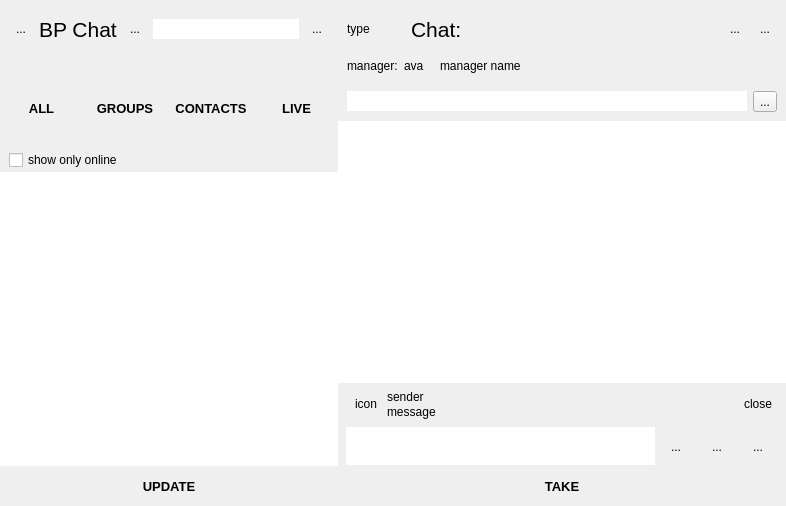
<?xml version="1.0" encoding="UTF-8"?>
<ui version="4.0">
 <class>MainWidget</class>
 <widget class="QWidget" name="MainWidget">
  <property name="geometry">
   <rect>
    <x>0</x>
    <y>0</y>
    <width>786</width>
    <height>506</height>
   </rect>
  </property>
  <property name="windowTitle">
   <string>BP Chat</string>
  </property>
  <layout class="QVBoxLayout" name="verticalLayout_4">
   <property name="leftMargin">
    <number>0</number>
   </property>
   <property name="topMargin">
    <number>0</number>
   </property>
   <property name="rightMargin">
    <number>0</number>
   </property>
   <property name="bottomMargin">
    <number>0</number>
   </property>
   <item>
    <widget class="QStackedWidget" name="stackedWidget">
     <widget class="QWidget" name="mainPage">
      <property name="autoFillBackground">
       <bool>true</bool>
      </property>
      <layout class="QVBoxLayout" name="verticalLayout_3">
       <property name="leftMargin">
        <number>0</number>
       </property>
       <property name="topMargin">
        <number>0</number>
       </property>
       <property name="rightMargin">
        <number>0</number>
       </property>
       <property name="bottomMargin">
        <number>0</number>
       </property>
       <item>
        <widget class="QSplitter" name="mainSplitter">
         <property name="autoFillBackground">
          <bool>true</bool>
         </property>
         <property name="orientation">
          <enum>Qt::Horizontal</enum>
         </property>
         <property name="handleWidth">
          <number>0</number>
         </property>
         <widget class="QWidget" name="leftWidget" native="true">
          <property name="minimumSize">
           <size>
            <width>300</width>
            <height>0</height>
           </size>
          </property>
          <layout class="QVBoxLayout" name="verticalLayout">
           <property name="spacing">
            <number>0</number>
           </property>
           <property name="leftMargin">
            <number>0</number>
           </property>
           <property name="topMargin">
            <number>0</number>
           </property>
           <property name="rightMargin">
            <number>0</number>
           </property>
           <property name="bottomMargin">
            <number>0</number>
           </property>
           <item>
            <widget class="QStackedWidget" name="leftStackedWidget">
             <widget class="QWidget" name="chatsListPage">
              <layout class="QVBoxLayout" name="verticalLayout_5">
               <property name="spacing">
                <number>0</number>
               </property>
               <property name="leftMargin">
                <number>0</number>
               </property>
               <property name="topMargin">
                <number>0</number>
               </property>
               <property name="rightMargin">
                <number>0</number>
               </property>
               <property name="bottomMargin">
                <number>0</number>
               </property>
               <item>
                <widget class="QWidget" name="mainToolbar" native="true">
                 <property name="minimumSize">
                  <size>
                   <width>0</width>
                   <height>58</height>
                  </size>
                 </property>
                 <property name="autoFillBackground">
                  <bool>true</bool>
                 </property>
                 <layout class="QHBoxLayout" name="horizontalLayout">
                  <property name="spacing">
                   <number>6</number>
                  </property>
                  <property name="leftMargin">
                   <number>9</number>
                  </property>
                  <property name="topMargin">
                   <number>0</number>
                  </property>
                  <property name="rightMargin">
                   <number>9</number>
                  </property>
                  <property name="bottomMargin">
                   <number>0</number>
                  </property>
                  <item>
                   <widget class="QToolButton" name="settingsButton">
                    <property name="text">
                     <string>...</string>
                    </property>
                    <property name="iconSize">
                     <size>
                      <width>26</width>
                      <height>26</height>
                     </size>
                    </property>
                    <property name="autoRaise">
                     <bool>true</bool>
                    </property>
                   </widget>
                  </item>
                  <item>
                   <layout class="QVBoxLayout" name="verticalLayout_7">
                    <property name="spacing">
                     <number>0</number>
                    </property>
                    <property name="rightMargin">
                     <number>0</number>
                    </property>
                    <item>
                     <widget class="QLabel" name="toolBarLabel">
                      <property name="font">
                       <font>
                        <family>Arial</family>
                        <pointsize>16</pointsize>
                        <weight>50</weight>
                        <bold>false</bold>
                       </font>
                      </property>
                      <property name="text">
                       <string>BP Chat</string>
                      </property>
                     </widget>
                    </item>
                   </layout>
                  </item>
                  <item>
                   <widget class="QToolButton" name="findCancelButton">
                    <property name="text">
                     <string>...</string>
                    </property>
                    <property name="iconSize">
                     <size>
                      <width>26</width>
                      <height>26</height>
                     </size>
                    </property>
                    <property name="autoRaise">
                     <bool>true</bool>
                    </property>
                   </widget>
                  </item>
                  <item>
                   <widget class="QLineEdit" name="findLineEdit">
                    <property name="frame">
                     <bool>false</bool>
                    </property>
                   </widget>
                  </item>
                  <item>
                   <widget class="QToolButton" name="searchButton">
                    <property name="text">
                     <string>...</string>
                    </property>
                    <property name="iconSize">
                     <size>
                      <width>26</width>
                      <height>26</height>
                     </size>
                    </property>
                    <property name="autoRaise">
                     <bool>true</bool>
                    </property>
                   </widget>
                  </item>
                 </layout>
                </widget>
               </item>
               <item>
                <widget class="QWidget" name="filtersLayoutWidget" native="true">
                 <property name="minimumSize">
                  <size>
                   <width>0</width>
                   <height>0</height>
                  </size>
                 </property>
                 <property name="autoFillBackground">
                  <bool>true</bool>
                 </property>
                 <layout class="QHBoxLayout" name="filtersLayout">
                  <property name="spacing">
                   <number>0</number>
                  </property>
                  <property name="leftMargin">
                   <number>0</number>
                  </property>
                  <property name="topMargin">
                   <number>10</number>
                  </property>
                  <property name="rightMargin">
                   <number>0</number>
                  </property>
                  <property name="bottomMargin">
                   <number>0</number>
                  </property>
                  <item>
                   <widget class="QToolButton" name="allButton">
                    <property name="sizePolicy">
                     <sizepolicy hsizetype="Minimum" vsizetype="Fixed">
                      <horstretch>0</horstretch>
                      <verstretch>0</verstretch>
                     </sizepolicy>
                    </property>
                    <property name="minimumSize">
                     <size>
                      <width>0</width>
                      <height>80</height>
                     </size>
                    </property>
                    <property name="font">
                     <font>
                      <family>Arial</family>
                      <pointsize>10</pointsize>
                      <weight>75</weight>
                      <bold>true</bold>
                     </font>
                    </property>
                    <property name="text">
                     <string>ALL</string>
                    </property>
                    <property name="iconSize">
                     <size>
                      <width>26</width>
                      <height>26</height>
                     </size>
                    </property>
                    <property name="toolButtonStyle">
                     <enum>Qt::ToolButtonTextUnderIcon</enum>
                    </property>
                    <property name="autoRaise">
                     <bool>true</bool>
                    </property>
                   </widget>
                  </item>
                  <item>
                   <widget class="QToolButton" name="groupsButton">
                    <property name="sizePolicy">
                     <sizepolicy hsizetype="Minimum" vsizetype="Fixed">
                      <horstretch>0</horstretch>
                      <verstretch>0</verstretch>
                     </sizepolicy>
                    </property>
                    <property name="minimumSize">
                     <size>
                      <width>0</width>
                      <height>80</height>
                     </size>
                    </property>
                    <property name="font">
                     <font>
                      <family>Arial</family>
                      <pointsize>10</pointsize>
                      <weight>75</weight>
                      <bold>true</bold>
                     </font>
                    </property>
                    <property name="text">
                     <string>GROUPS</string>
                    </property>
                    <property name="iconSize">
                     <size>
                      <width>26</width>
                      <height>26</height>
                     </size>
                    </property>
                    <property name="toolButtonStyle">
                     <enum>Qt::ToolButtonTextUnderIcon</enum>
                    </property>
                    <property name="autoRaise">
                     <bool>true</bool>
                    </property>
                   </widget>
                  </item>
                  <item>
                   <widget class="QToolButton" name="contactsButton">
                    <property name="sizePolicy">
                     <sizepolicy hsizetype="Minimum" vsizetype="Fixed">
                      <horstretch>0</horstretch>
                      <verstretch>0</verstretch>
                     </sizepolicy>
                    </property>
                    <property name="minimumSize">
                     <size>
                      <width>0</width>
                      <height>80</height>
                     </size>
                    </property>
                    <property name="font">
                     <font>
                      <family>Arial</family>
                      <pointsize>10</pointsize>
                      <weight>75</weight>
                      <bold>true</bold>
                     </font>
                    </property>
                    <property name="text">
                     <string>CONTACTS</string>
                    </property>
                    <property name="iconSize">
                     <size>
                      <width>26</width>
                      <height>26</height>
                     </size>
                    </property>
                    <property name="toolButtonStyle">
                     <enum>Qt::ToolButtonTextUnderIcon</enum>
                    </property>
                    <property name="autoRaise">
                     <bool>true</bool>
                    </property>
                   </widget>
                  </item>
                  <item>
                   <widget class="QToolButton" name="liveButton">
                    <property name="sizePolicy">
                     <sizepolicy hsizetype="Minimum" vsizetype="Fixed">
                      <horstretch>0</horstretch>
                      <verstretch>0</verstretch>
                     </sizepolicy>
                    </property>
                    <property name="minimumSize">
                     <size>
                      <width>0</width>
                      <height>80</height>
                     </size>
                    </property>
                    <property name="font">
                     <font>
                      <family>Arial</family>
                      <pointsize>10</pointsize>
                      <weight>75</weight>
                      <bold>true</bold>
                     </font>
                    </property>
                    <property name="text">
                     <string>LIVE</string>
                    </property>
                    <property name="iconSize">
                     <size>
                      <width>26</width>
                      <height>26</height>
                     </size>
                    </property>
                    <property name="toolButtonStyle">
                     <enum>Qt::ToolButtonTextUnderIcon</enum>
                    </property>
                    <property name="autoRaise">
                     <bool>true</bool>
                    </property>
                   </widget>
                  </item>
                 </layout>
                </widget>
               </item>
               <item>
                <widget class="QWidget" name="onlyOnlineWidget" native="true">
                 <property name="autoFillBackground">
                  <bool>true</bool>
                 </property>
                 <layout class="QHBoxLayout" name="horizontalLayout_4">
                  <property name="leftMargin">
                   <number>9</number>
                  </property>
                  <property name="topMargin">
                   <number>2</number>
                  </property>
                  <property name="rightMargin">
                   <number>9</number>
                  </property>
                  <property name="bottomMargin">
                   <number>2</number>
                  </property>
                  <item>
                   <widget class="QCheckBox" name="onlyOnlineCheckBox">
                    <property name="text">
                     <string>show only online</string>
                    </property>
                   </widget>
                  </item>
                 </layout>
                </widget>
               </item>
               <item>
                <widget class="QListView" name="listView">
                 <property name="font">
                  <font>
                   <family>Arial</family>
                  </font>
                 </property>
                 <property name="frameShape">
                  <enum>QFrame::NoFrame</enum>
                 </property>
                 <property name="verticalScrollMode">
                  <enum>QAbstractItemView::ScrollPerPixel</enum>
                 </property>
                 <property name="horizontalScrollMode">
                  <enum>QAbstractItemView::ScrollPerPixel</enum>
                 </property>
                </widget>
               </item>
               <item>
                <widget class="QPushButton" name="updateButton">
                 <property name="minimumSize">
                  <size>
                   <width>0</width>
                   <height>40</height>
                  </size>
                 </property>
                 <property name="font">
                  <font>
                   <family>Arial</family>
                   <pointsize>10</pointsize>
                   <weight>75</weight>
                   <bold>true</bold>
                  </font>
                 </property>
                 <property name="text">
                  <string>UPDATE</string>
                 </property>
                 <property name="flat">
                  <bool>true</bool>
                 </property>
                </widget>
               </item>
              </layout>
             </widget>
             <widget class="QWidget" name="settingsPage"/>
            </widget>
           </item>
          </layout>
         </widget>
         <widget class="QWidget" name="rightWidget" native="true">
          <layout class="QVBoxLayout" name="verticalLayout_2">
           <property name="spacing">
            <number>0</number>
           </property>
           <property name="leftMargin">
            <number>0</number>
           </property>
           <property name="topMargin">
            <number>0</number>
           </property>
           <property name="rightMargin">
            <number>0</number>
           </property>
           <property name="bottomMargin">
            <number>0</number>
           </property>
           <item>
            <widget class="QStackedWidget" name="rightStackedWidget">
             <property name="frameShape">
              <enum>QFrame::NoFrame</enum>
             </property>
             <widget class="QWidget" name="chatPage">
              <layout class="QVBoxLayout" name="verticalLayout_10">
               <property name="spacing">
                <number>0</number>
               </property>
               <property name="leftMargin">
                <number>0</number>
               </property>
               <property name="topMargin">
                <number>0</number>
               </property>
               <property name="rightMargin">
                <number>0</number>
               </property>
               <property name="bottomMargin">
                <number>0</number>
               </property>
               <item>
                <widget class="QWidget" name="chatToolbar" native="true">
                 <property name="minimumSize">
                  <size>
                   <width>0</width>
                   <height>58</height>
                  </size>
                 </property>
                 <property name="autoFillBackground">
                  <bool>true</bool>
                 </property>
                 <layout class="QHBoxLayout" name="horizontalLayout_2">
                  <property name="topMargin">
                   <number>0</number>
                  </property>
                  <property name="bottomMargin">
                   <number>0</number>
                  </property>
                  <item>
                   <widget class="QLabel" name="chatTypeLabel">
                    <property name="sizePolicy">
                     <sizepolicy hsizetype="Maximum" vsizetype="Preferred">
                      <horstretch>0</horstretch>
                      <verstretch>0</verstretch>
                     </sizepolicy>
                    </property>
                    <property name="minimumSize">
                     <size>
                      <width>58</width>
                      <height>58</height>
                     </size>
                    </property>
                    <property name="text">
                     <string>type</string>
                    </property>
                   </widget>
                  </item>
                  <item>
                   <widget class="QLabel" name="chatTitleLabel">
                    <property name="font">
                     <font>
                      <family>Arial</family>
                      <pointsize>16</pointsize>
                     </font>
                    </property>
                    <property name="text">
                     <string>Chat:</string>
                    </property>
                   </widget>
                  </item>
                  <item>
                   <widget class="QToolButton" name="chatOptionsButton">
                    <property name="text">
                     <string>...</string>
                    </property>
                    <property name="iconSize">
                     <size>
                      <width>26</width>
                      <height>26</height>
                     </size>
                    </property>
                    <property name="autoRaise">
                     <bool>true</bool>
                    </property>
                   </widget>
                  </item>
                  <item>
                   <widget class="QToolButton" name="chatCloseButton">
                    <property name="text">
                     <string>...</string>
                    </property>
                    <property name="iconSize">
                     <size>
                      <width>26</width>
                      <height>26</height>
                     </size>
                    </property>
                    <property name="autoRaise">
                     <bool>true</bool>
                    </property>
                   </widget>
                  </item>
                 </layout>
                </widget>
               </item>
               <item>
                <layout class="QVBoxLayout" name="chatLayout">
                 <property name="spacing">
                  <number>0</number>
                 </property>
                 <item>
                  <widget class="QWidget" name="managerWidget" native="true">
                   <property name="autoFillBackground">
                    <bool>true</bool>
                   </property>
                   <layout class="QHBoxLayout" name="horizontalLayout_5">
                    <property name="topMargin">
                     <number>1</number>
                    </property>
                    <item>
                     <widget class="QLabel" name="label">
                      <property name="sizePolicy">
                       <sizepolicy hsizetype="Maximum" vsizetype="Preferred">
                        <horstretch>0</horstretch>
                        <verstretch>0</verstretch>
                       </sizepolicy>
                      </property>
                      <property name="text">
                       <string>manager:</string>
                      </property>
                     </widget>
                    </item>
                    <item>
                     <widget class="QLabel" name="managerAvatarLabel">
                      <property name="sizePolicy">
                       <sizepolicy hsizetype="Fixed" vsizetype="Preferred">
                        <horstretch>0</horstretch>
                        <verstretch>0</verstretch>
                       </sizepolicy>
                      </property>
                      <property name="maximumSize">
                       <size>
                        <width>30</width>
                        <height>16777215</height>
                       </size>
                      </property>
                      <property name="text">
                       <string>ava</string>
                      </property>
                     </widget>
                    </item>
                    <item>
                     <widget class="QLabel" name="managerNameLabel">
                      <property name="text">
                       <string>manager name</string>
                      </property>
                     </widget>
                    </item>
                   </layout>
                  </widget>
                 </item>
                 <item>
                  <widget class="QWidget" name="verticalChatWidget" native="true">
                   <layout class="QVBoxLayout" name="chatListViewLayout">
                    <property name="spacing">
                     <number>0</number>
                    </property>
                    <property name="leftMargin">
                     <number>0</number>
                    </property>
                    <property name="topMargin">
                     <number>0</number>
                    </property>
                    <property name="rightMargin">
                     <number>0</number>
                    </property>
                    <property name="bottomMargin">
                     <number>0</number>
                    </property>
                    <item>
                     <widget class="QWidget" name="findInChatWidget" native="true">
                      <property name="minimumSize">
                       <size>
                        <width>0</width>
                        <height>30</height>
                       </size>
                      </property>
                      <layout class="QHBoxLayout" name="horizontalLayout_6">
                       <item>
                        <widget class="QLineEdit" name="findInChatEdit">
                         <property name="frame">
                          <bool>false</bool>
                         </property>
                        </widget>
                       </item>
                       <item>
                        <widget class="QToolButton" name="findInChatCloseButton">
                         <property name="text">
                          <string>...</string>
                         </property>
                        </widget>
                       </item>
                      </layout>
                     </widget>
                    </item>
                    <item>
                     <widget class="QListView" name="chatListView">
                      <property name="font">
                       <font>
                        <pointsize>16</pointsize>
                       </font>
                      </property>
                      <property name="frameShape">
                       <enum>QFrame::NoFrame</enum>
                      </property>
                      <property name="verticalScrollMode">
                       <enum>QAbstractItemView::ScrollPerPixel</enum>
                      </property>
                      <property name="horizontalScrollMode">
                       <enum>QAbstractItemView::ScrollPerPixel</enum>
                      </property>
                     </widget>
                    </item>
                    <item>
                     <widget class="QWidget" name="resendWidget" native="true">
                      <property name="minimumSize">
                       <size>
                        <width>0</width>
                        <height>43</height>
                       </size>
                      </property>
                      <property name="maximumSize">
                       <size>
                        <width>16777215</width>
                        <height>40</height>
                       </size>
                      </property>
                      <property name="autoFillBackground">
                       <bool>true</bool>
                      </property>
                      <property name="styleSheet">
                       <string notr="true"/>
                      </property>
                      <layout class="QHBoxLayout" name="resendLayout">
                       <property name="spacing">
                        <number>1</number>
                       </property>
                       <property name="leftMargin">
                        <number>8</number>
                       </property>
                       <property name="topMargin">
                        <number>6</number>
                       </property>
                       <property name="rightMargin">
                        <number>8</number>
                       </property>
                       <item>
                        <widget class="QToolButton" name="iconResendButton">
                         <property name="enabled">
                          <bool>true</bool>
                         </property>
                         <property name="sizePolicy">
                          <sizepolicy hsizetype="Minimum" vsizetype="Minimum">
                           <horstretch>0</horstretch>
                           <verstretch>0</verstretch>
                          </sizepolicy>
                         </property>
                         <property name="minimumSize">
                          <size>
                           <width>40</width>
                           <height>0</height>
                          </size>
                         </property>
                         <property name="maximumSize">
                          <size>
                           <width>40</width>
                           <height>16777215</height>
                          </size>
                         </property>
                         <property name="text">
                          <string>icon</string>
                         </property>
                         <property name="iconSize">
                          <size>
                           <width>24</width>
                           <height>24</height>
                          </size>
                         </property>
                         <property name="autoRaise">
                          <bool>true</bool>
                         </property>
                        </widget>
                       </item>
                       <item>
                        <layout class="QVBoxLayout" name="verticalResendLayout">
                         <property name="spacing">
                          <number>2</number>
                         </property>
                         <item>
                          <widget class="QLabel" name="resendSenderLabel">
                           <property name="sizePolicy">
                            <sizepolicy hsizetype="Expanding" vsizetype="Expanding">
                             <horstretch>0</horstretch>
                             <verstretch>0</verstretch>
                            </sizepolicy>
                           </property>
                           <property name="text">
                            <string>sender</string>
                           </property>
                          </widget>
                         </item>
                         <item>
                          <widget class="QLabel" name="resendMessageLabel">
                           <property name="sizePolicy">
                            <sizepolicy hsizetype="Expanding" vsizetype="Expanding">
                             <horstretch>0</horstretch>
                             <verstretch>0</verstretch>
                            </sizepolicy>
                           </property>
                           <property name="minimumSize">
                            <size>
                             <width>0</width>
                             <height>14</height>
                            </size>
                           </property>
                           <property name="text">
                            <string>message</string>
                           </property>
                          </widget>
                         </item>
                        </layout>
                       </item>
                       <item>
                        <widget class="QToolButton" name="closeResendButton">
                         <property name="sizePolicy">
                          <sizepolicy hsizetype="Minimum" vsizetype="Minimum">
                           <horstretch>0</horstretch>
                           <verstretch>0</verstretch>
                          </sizepolicy>
                         </property>
                         <property name="minimumSize">
                          <size>
                           <width>40</width>
                           <height>0</height>
                          </size>
                         </property>
                         <property name="maximumSize">
                          <size>
                           <width>40</width>
                           <height>16777215</height>
                          </size>
                         </property>
                         <property name="text">
                          <string>close</string>
                         </property>
                         <property name="iconSize">
                          <size>
                           <width>24</width>
                           <height>24</height>
                          </size>
                         </property>
                         <property name="autoRaise">
                          <bool>true</bool>
                         </property>
                        </widget>
                       </item>
                      </layout>
                     </widget>
                    </item>
                    <item>
                     <widget class="QWidget" name="sendLayoutWidget" native="true">
                      <property name="sizePolicy">
                       <sizepolicy hsizetype="Expanding" vsizetype="Preferred">
                        <horstretch>0</horstretch>
                        <verstretch>0</verstretch>
                       </sizepolicy>
                      </property>
                      <property name="minimumSize">
                       <size>
                        <width>0</width>
                        <height>40</height>
                       </size>
                      </property>
                      <property name="maximumSize">
                       <size>
                        <width>16777215</width>
                        <height>40</height>
                       </size>
                      </property>
                      <property name="autoFillBackground">
                       <bool>false</bool>
                      </property>
                      <layout class="QHBoxLayout" name="horizontalLayout_3">
                       <property name="spacing">
                        <number>1</number>
                       </property>
                       <property name="leftMargin">
                        <number>8</number>
                       </property>
                       <property name="topMargin">
                        <number>1</number>
                       </property>
                       <property name="rightMargin">
                        <number>8</number>
                       </property>
                       <property name="bottomMargin">
                        <number>1</number>
                       </property>
                       <item>
                        <widget class="QTextEdit" name="textEdit">
                         <property name="font">
                          <font>
                           <family>Arial</family>
                           <pointsize>12</pointsize>
                           <kerning>true</kerning>
                          </font>
                         </property>
                         <property name="styleSheet">
                          <string notr="true">border: none;</string>
                         </property>
                         <property name="frameShape">
                          <enum>QFrame::NoFrame</enum>
                         </property>
                        </widget>
                       </item>
                       <item>
                        <widget class="QToolButton" name="messageGoodsButton">
                         <property name="sizePolicy">
                          <sizepolicy hsizetype="Minimum" vsizetype="Fixed">
                           <horstretch>0</horstretch>
                           <verstretch>0</verstretch>
                          </sizepolicy>
                         </property>
                         <property name="minimumSize">
                          <size>
                           <width>40</width>
                           <height>40</height>
                          </size>
                         </property>
                         <property name="maximumSize">
                          <size>
                           <width>40</width>
                           <height>40</height>
                          </size>
                         </property>
                         <property name="styleSheet">
                          <string notr="true">border: none;</string>
                         </property>
                         <property name="text">
                          <string>...</string>
                         </property>
                         <property name="iconSize">
                          <size>
                           <width>24</width>
                           <height>24</height>
                          </size>
                         </property>
                         <property name="autoRaise">
                          <bool>true</bool>
                         </property>
                        </widget>
                       </item>
                       <item>
                        <widget class="QToolButton" name="sendButton">
                         <property name="sizePolicy">
                          <sizepolicy hsizetype="Minimum" vsizetype="Fixed">
                           <horstretch>0</horstretch>
                           <verstretch>0</verstretch>
                          </sizepolicy>
                         </property>
                         <property name="minimumSize">
                          <size>
                           <width>40</width>
                           <height>40</height>
                          </size>
                         </property>
                         <property name="maximumSize">
                          <size>
                           <width>40</width>
                           <height>40</height>
                          </size>
                         </property>
                         <property name="styleSheet">
                          <string notr="true">border: none;</string>
                         </property>
                         <property name="text">
                          <string>...</string>
                         </property>
                         <property name="iconSize">
                          <size>
                           <width>24</width>
                           <height>24</height>
                          </size>
                         </property>
                         <property name="autoRaise">
                          <bool>true</bool>
                         </property>
                        </widget>
                       </item>
                       <item>
                        <widget class="QToolButton" name="addFileButton">
                         <property name="sizePolicy">
                          <sizepolicy hsizetype="Minimum" vsizetype="Fixed">
                           <horstretch>0</horstretch>
                           <verstretch>0</verstretch>
                          </sizepolicy>
                         </property>
                         <property name="minimumSize">
                          <size>
                           <width>40</width>
                           <height>40</height>
                          </size>
                         </property>
                         <property name="maximumSize">
                          <size>
                           <width>40</width>
                           <height>40</height>
                          </size>
                         </property>
                         <property name="styleSheet">
                          <string notr="true">border: none;</string>
                         </property>
                         <property name="text">
                          <string>...</string>
                         </property>
                         <property name="iconSize">
                          <size>
                           <width>24</width>
                           <height>24</height>
                          </size>
                         </property>
                         <property name="autoRaise">
                          <bool>true</bool>
                         </property>
                        </widget>
                       </item>
                      </layout>
                     </widget>
                    </item>
                    <item>
                     <widget class="QPushButton" name="takeLiveChatButton">
                      <property name="minimumSize">
                       <size>
                        <width>0</width>
                        <height>40</height>
                       </size>
                      </property>
                      <property name="font">
                       <font>
                        <family>Arial</family>
                        <pointsize>10</pointsize>
                        <weight>75</weight>
                        <bold>true</bold>
                       </font>
                      </property>
                      <property name="text">
                       <string>TAKE</string>
                      </property>
                      <property name="flat">
                       <bool>true</bool>
                      </property>
                     </widget>
                    </item>
                   </layout>
                  </widget>
                 </item>
                </layout>
               </item>
              </layout>
             </widget>
             <widget class="QWidget" name="profilePage"/>
             <widget class="QWidget" name="selectChatPage"/>
             <widget class="QWidget" name="serverSettingsPage"/>
            </widget>
           </item>
          </layout>
         </widget>
        </widget>
       </item>
      </layout>
     </widget>
     <widget class="QWidget" name="loginPage"/>
     <widget class="QWidget" name="serverPage"/>
     <widget class="QWidget" name="profilePage__"/>
    </widget>
   </item>
  </layout>
 </widget>
 <resources/>
 <connections/>
</ui>
